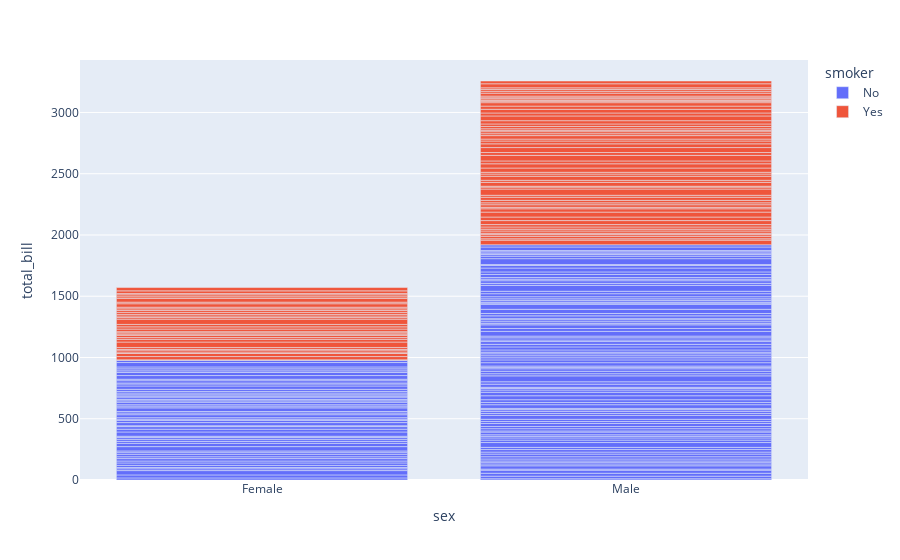

The notebook cell this image was saved under:
### Code cell
fig2=px.bar(df1,x='sex',y='total_bill',color='smoker')  #horizontal division
fig2.show()

### Figure 1 — Plotly figure (JSON) as saved in the notebook; plotly's stock layout.template omitted (floating-point values rounded to 4 significant figures; data arrays with more than 128 entries replaced by an {"elided": "..."} marker saying what was removed)
{"data": [{"alignmentgroup": "True", "hovertemplate": "smoker=No<br>sex=%{x}<br>total_bill=%{y}<extra></extra>", "legendgroup": "No", "marker": {"color": "#636efa", "pattern": {"shape": ""}}, "name": "No", "offsetgroup": "No", "orientation": "v", "showlegend": true, "textposition": "auto", "type": "bar", "x": {"elided": "151 str values"}, "xaxis": "x", "y": {"elided": "151 float values"}, "yaxis": "y"}, {"alignmentgroup": "True", "hovertemplate": "smoker=Yes<br>sex=%{x}<br>total_bill=%{y}<extra></extra>", "legendgroup": "Yes", "marker": {"color": "#EF553B", "pattern": {"shape": ""}}, "name": "Yes", "offsetgroup": "Yes", "orientation": "v", "showlegend": true, "textposition": "auto", "type": "bar", "x": ["Male", "Male", "Male", "Male", "Male", "Male", "Female", "Male", "Female", "Female", "Male", "Male", "Male", "Male", "Female", "Female", "Male", "Male", "Male", "Male", "Female", "Female", "Female", "Female", "Male", "Male", "Male", "Female", "Male", "Female", "Female", "Female", "Male", "Male", "Male", "Male", "Male", "Male", "Male", "Male", "Female", "Male", "Male", "Male", "Male", "Male", "Male", "Female", "Male", "Female", "Male", "Male", "Female", "Male", "Male", "Male", "Male", "Female", "Female", "Male", "Male", "Female", "Female", "Female", "Male", "Female", "Male", "Male", "Male", "Female", "Male", "Male", "Female", "Female", "Female", "Male", "Male", "Male", "Female", "Male", "Female", "Male", "Male", "Female", "Female", "Female", "Male", "Male", "Male", "Male", "Male", "Female", "Male"], "xaxis": "x", "y": [38.01, 11.24, 20.29, 13.81, 11.02, 18.29, 3.07, 15.01, 26.86, 25.28, 17.92, 19.44, 32.68, 28.97, 5.75, 16.32, 40.17, 27.28, 12.03, 21.01, 11.35, 15.38, 44.3, 22.42, 15.36, 20.49, 25.21, 14.31, 16, 17.51, 10.59, 10.63, 50.81, 15.81, 7.25, 31.85, 16.82, 32.9, 17.89, 14.48, 9.6, 34.63, 34.65, 23.33, 45.35, 23.17, 40.55, 20.9, 30.46, 18.15, 23.1, 15.69, 19.81, 28.44, 15.48, 16.58, 10.34, 43.11, 13, 13.51, 18.71, 12.74, 13, 16.4, 20.53, 16.47, 26.59, 38.73, 24.27, 12.76, 30.06, 25.89, 13.27, 28.17, 12.9, 28.15, 11.59, 7.74, 30.14, 12.16, 13.42, 8.58, 13.42, 16.27, 10.09, 22.12, 24.01, 15.69, 15.53, 12.6, 32.83, 27.18, 22.67], "yaxis": "y"}], "layout": {"autosize": true, "barmode": "relative", "legend": {"title": {"text": "smoker"}, "tracegroupgap": 0}, "margin": {"t": 60}, "xaxis": {"anchor": "y", "autorange": true, "domain": [0, 1], "range": [-0.5, 1.5], "title": {"text": "sex"}, "type": "category"}, "yaxis": {"anchor": "x", "autorange": true, "domain": [0, 1], "range": [0, 3428.0], "title": {"text": "total_bill"}, "type": "linear"}}}
